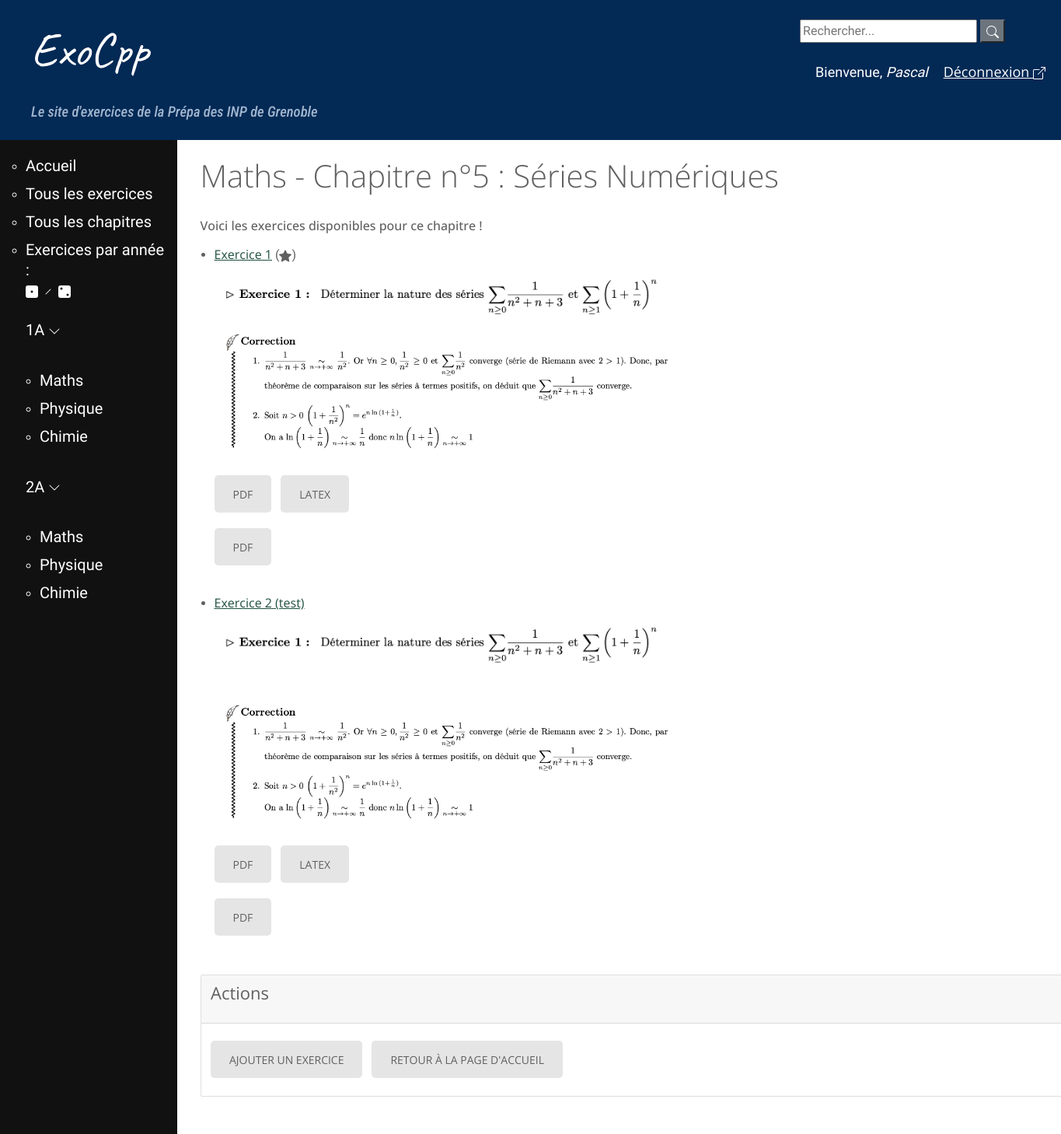
/chapitre/1 (signed in), run on an earlier commit of the app's database.
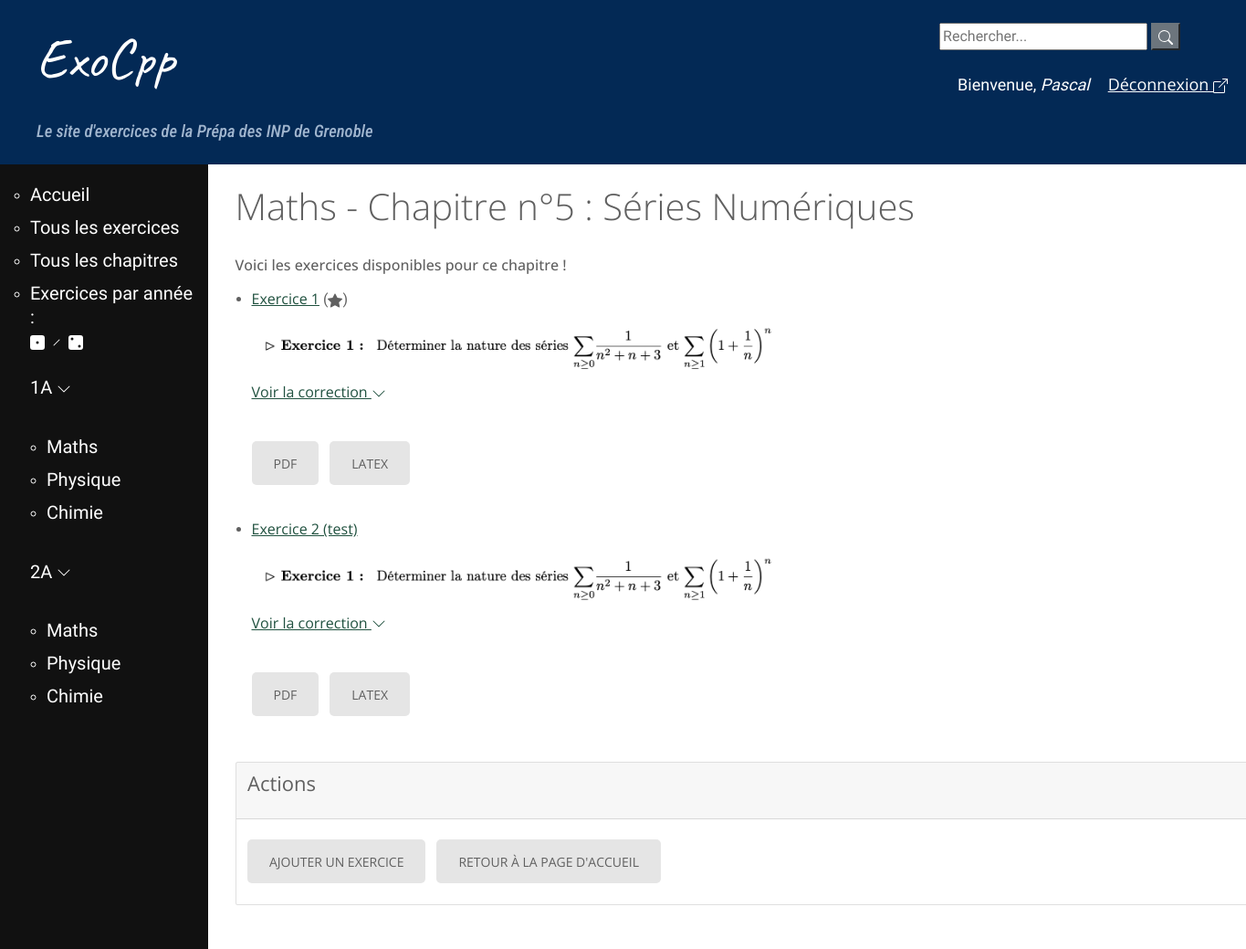
And on a later commit of the database.
### exo/models.py (models this page shows, shortened)
class Chapitre(models.Model):
    annee = models.CharField(max_length=2, choices = [('1A', 'Première année'),
        ('2A', 'Deuxième année')])
    matiere = models.CharField(max_length=40 , choices = MATIERES)
    nom = models.CharField(max_length=200, null=False, unique=True)
    numero = models.IntegerField(null=True, error_messages={"invalid_choice" : "Ce numéro de chapitre existe déjà."},
        help_text="Vous pouvez numéroter le chapitre/module \
        pour permettre un classement dans l'ordre du programme (recommandé, \
        la valeur par défaut est 1)", default=1, unique=True)

class Exercice(models.Model):
    nom = models.CharField(max_length=200, null=False)
    tags = TaggableManager()
    difficulte = models.IntegerField(null=True, choices = ((1, '*'), (2, '**'),
        (3, '***')))
    chapitre = models.ForeignKey(Chapitre, on_delete = models.CASCADE)
    provenance = models.CharField(max_length=200, default='')
    def get_absolute_url(self):
        return reverse('exercice-details', args=[str(self.id)])

class Fichier(models.Model):
    file = models.FileField(upload_to='')
    format = models.CharField(max_length = 2, choices = [('w', 'Document Word'),
        ('p', 'PDF'), ('t', 'LaTeX'), ('i', 'Image')])
    exercice = models.ForeignKey(Exercice, related_name = 'fichier',
        on_delete = models.CASCADE)
    created_date = models.DateTimeField(default=timezone.now)
    published_date = models.DateTimeField(blank=True, null=True)
    correction = models.CharField(max_length=3, choices = [('Oui', 'Oui'), ('Non', 'Non')], default='Non')
    def get_absolute_url(self):
        return reverse('edit_fichier', args=[str(self.id)])

### exo/views.py (the view)
# urls.py: path('chapitre/<int:chapitre_id>', views.chap_detail, name='chapitre-details'),
@login_required(login_url='login')
def chap_detail(request, chapitre_id):
	chapitre = get_object_or_404(Chapitre, pk = chapitre_id)
	return render(request, 'exo/chap_listexo.html', {'chapitre': chapitre,
	'exercices': Exercice.objects.filter(chapitre_id=chapitre_id),
	'fichiers' : Fichier.objects.all()})

### exo/templates/exo/chap_listexo.html (shortened to what this page needs)
{% extends "base_generic.html" %}
{% block content %}
	<h1>{{ chapitre.matiere }} - Chapitre n°{{chapitre.numero}} : {{ chapitre.nom }}</h1>
  	{% if exercices.count == 0 %}
	  		Aucun exercice ! Patientez un peu, ils arrivent bientôt :-)
    {% else %}
    <h6>Voici les exercices disponibles pour ce chapitre !</h6>
		{% endif %}
  	{% for exercice in exercices %}
    <ul>
      <li>
        {% if exercice.difficulte == null %}
        <a href="{{ exercice.get_absolute_url }}">{{ exercice.nom }}</a>
        {% for fichier in fichiers %}
            {% if fichier.exercice.chapitre == exercice.chapitre and fichier.correction == "Oui" %}
            <div id="correction">
        <a href="{{ fichier.file.url }}" >{{ "Voir la correction" }} {% include '../exo/icons/chevron-down.svg' %}</a><br/>
<br/>
            {% elif fichier.exercice.chapitre == exercice.chapitre and fichier.format == "p" %}
          <div class="d-grid gap-2 d-md-block">
              <a href="{{ fichier.file.url }}" class="btn btn-outline-light">{{ fichier.get_format_display }}</a>
            {% elif fichier.exercice.chapitre == exercice.chapitre and fichier.format == "t" %}
              <a href="{{ fichier.file.url }}" class="btn btn-outline-info">{{ fichier.get_format_display }}</a>
            </div>
            {% elif fichier.exercice.chapitre == exercice.chapitre and fichier.format == "i" %}
            <br/>
            <img src="{{ fichier.file.url }}" alt="énoncé" width="600">
            {% endif %}
          {% endfor %}
        {% elif exercice.difficulte == 1 %}
        <a href="{{ exercice.get_absolute_url }}">{{ exercice.nom }}</a> ({% include './icons/star-fill.svg'%})
        {% for fichier in fichiers %}
            {% if fichier.exercice.chapitre == exercice.chapitre and fichier.format == "p" %}
          <div class="d-grid gap-2 d-md-block">
            <span>
              <a href="{{ fichier.file.url }}" class="btn btn-outline-light">{{ fichier.get_format_display }}</a>
            {% elif fichier.exercice.chapitre == exercice.chapitre and fichier.format == "t" %}
              <a href="{{ fichier.file.url }}" class="btn btn-outline-info">{{ fichier.get_format_display }}</a>
              </span>
            </div>
            {% elif fichier.exercice.chapitre == exercice.chapitre and fichier.correction == "Oui" %}
            <div id="correction">
        <a href="{{ fichier.file.url }}" >{{ "Voir la correction" }} {% include '../exo/icons/chevron-down.svg' %}</a><br/>
<br/>
            {% elif fichier.exercice.chapitre == exercice.chapitre and fichier.format == "i" %}
            <img src="{{ fichier.file.url }}" alt="énoncé" width="600">
            {% endif %}
          {% endfor %}
        {% endif %}
      </li>
</ul>
    {% endfor %}
    <div class="card">
    <div class="card-header">
      <h4>Actions</h4>
    </div>
    <div class="card-body">
    <a href="{% url 'new_ex' %}" class="btn btn-outline-success btn-sm">Ajouter un exercice</a>
        <a href="{% url 'home' %}" class="btn btn-outline-secondary btn-sm">Retour à la page d'accueil</a>
    </div>
  </div>
{% endblock %}

### exo/templates/base_generic.html (shortened to what this page needs)
{% load static %}
<!DOCTYPE html>
<html lang="en">
<head>
  <link rel="stylesheet" href="https://stackpath.bootstrapcdn.com/bootstrap/4.1.3/css/bootstrap.min.css">
  <link rel="stylesheet" href="{% static 'css/styles.css' %}">
  <link rel="stylesheet" href="https://use.fontawesome.com/releases/v5.6.1/css/all.css">
<link rel='stylesheet' id='pretty-checkbx-css'  href='https://cdn.jsdelivr.net/npm/pretty-checkbox@3.0/dist/pretty-checkbox.min.css?ver=5.4.4' type='text/css' media='all' />
<link rel="stylesheet" type="text/css" href="{% static 'css/styles2.css' %}"/>
</head>
<body>
<div id="page">
<div id="bloc principal">
  <div class="page-header">
      <div class="wrapper col1">
        <div id="topbar">
          <div id="search">
            <form class="search" method=POST action="{% url 'search-chap' %}">
              <input class="barre-recherche" type="search" placeholder="Rechercher..." aria-label="Recherche" name="searched">
              <button class="btn-secondary" type="submit">{% include './exo/icons/search.svg'%}</button>
            </form>
            <br/>
            <span class="hello-msg">Bienvenue, <em>{{ request.user }}</em><a href="{% url 'logout' %}" class="hello-msg">Déconnexion {% include './exo/icons/box-arrow-up-right.svg'%}</a></span>
          </div>
        </div>
      </div>
      <div class="titre">
      <h1><a href="/">ExoCpp</a></h1>
      <h5>Le site d'exercices de la Prépa des INP de Grenoble</h5>
      </div>
  </div>
  <div class="container-fluid">
    <div class="row">
          <div class="col-sm-2">
          {% block sidebar %}
          <ul class="puces-navbar">
              <li><h4><a href="{% url 'home' %}">Accueil</a></h4></li>
              <li><h4><a href="{% url 'exercices' %}">Tous les exercices</a></h4></li>
              <li><h4><a href="{% url 'chapitres' %}">Tous les chapitres</a></h4></li>
              <li><h4><a href="{% url '1A' %}">Exercices par année :<br/>{% include './exo/icons/dice-1-fill.svg' %}</a> {% include './exo/icons/slash.svg' %} <a href="{% url '2A' %}">{% include './exo/icons/dice-2-fill.svg' %}</a></h4></li>
          {% endblock %}
          <div id="menu">
    <h4><a href="{% url '1A' %}">1A {% include './exo/icons/chevron-down.svg' %}</a></h4><br/>
    <ul class="puces-navbar">
        <li><h4><a href="{% url '1A-maths' %}">Maths</a></h4></li>
        <li><h4><a href="{% url '1A-physique' %}">Physique</a></h4></li>
        <li><h4><a href="{% url '1A-chimie' %}">Chimie</a></h4></li>
    </ul>
    <br/>
    <h4><a href="{% url '2A' %}">2A {% include './exo/icons/chevron-down.svg' %}</a></h4><br/>
    <ul class="puces-navbar">
        <li><h4><a href="{% url '2A-maths' %}">Maths</a></h4></li>
        <li><h4><a href="{% url '2A-physique' %}">Physique</a></h4></li>
        <li><h4><a href="{% url '2A-chimie' %}">Chimie</a></h4></li>
    </ul>
</div>
</ul>
      </div>
         <div class="col-sm-10">
            <div class="container">
              {% block content %}
              {% endblock %}
            </div>
            <br/>
            <br/>
         </div>
    </div>
  </div>
</div>
</div>
</body>
</html>

### exo/templates/exo/icons/dice-1-fill.svg
<svg xmlns="http://www.w3.org/2000/svg" width="16" height="16" fill="currentColor" class="bi bi-dice-1-fill" viewBox="0 0 16 16">
  <path d="M3 0a3 3 0 0 0-3 3v10a3 3 0 0 0 3 3h10a3 3 0 0 0 3-3V3a3 3 0 0 0-3-3H3zm5 9.5a1.5 1.5 0 1 1 0-3 1.5 1.5 0 0 1 0 3z"/>
</svg>

### exo/templates/exo/icons/slash.svg
<svg xmlns="http://www.w3.org/2000/svg" width="16" height="16" fill="currentColor" class="bi bi-slash" viewBox="0 0 16 16">
  <path d="M11.354 4.646a.5.5 0 0 1 0 .708l-6 6a.5.5 0 0 1-.708-.708l6-6a.5.5 0 0 1 .708 0z"/>
</svg>

### exo/templates/exo/icons/dice-2-fill.svg
<svg xmlns="http://www.w3.org/2000/svg" width="16" height="16" fill="currentColor" class="bi bi-dice-2-fill" viewBox="0 0 16 16">
  <path d="M0 3a3 3 0 0 1 3-3h10a3 3 0 0 1 3 3v10a3 3 0 0 1-3 3H3a3 3 0 0 1-3-3V3zm5.5 1a1.5 1.5 0 1 0-3 0 1.5 1.5 0 0 0 3 0zm6.5 9.5a1.5 1.5 0 1 0 0-3 1.5 1.5 0 0 0 0 3z"/>
</svg>

### exo/templates/exo/icons/chevron-down.svg
<svg xmlns="http://www.w3.org/2000/svg" width="16" height="16" fill="currentColor" class="bi bi-chevron-down" viewBox="0 0 16 16">
  <path fill-rule="evenodd" d="M1.646 4.646a.5.5 0 0 1 .708 0L8 10.293l5.646-5.647a.5.5 0 0 1 .708.708l-6 6a.5.5 0 0 1-.708 0l-6-6a.5.5 0 0 1 0-.708z"/>
</svg>

### exo/static/css/styles.css (style rules this page uses)
#menu { padding-top: 15px; margin-bottom: 0px; }
.page-header { height: 10%; min-height: 60px; background-color: #032955; margin-top: 0; padding: 10px 20px 20px 40px; }
.page-header h1, .page-header h1 a, .page-header h1 a:visited, .page-header h1 a:active { color: #ffffff; font-size: 54pt; text-decoration: none; }
h1 a, h2 a { color: #FFFFFF; font-family: 'Caveat', cursive; }
.page-header h5 { color: #A0B5CE; font-family: 'Caveat', cursive; }
h5 { color: #A0B5CE; font-size: 18pt; }
h4 a { color: #FFFFFF; font-family: 'Cuprum', sans-serif; }
.col-sm-2 { background-color: #111; padding-top: 20px }
.col-sm-2 h4, .col-sm-2 h4 a { color: #FFFFFF; font-size: 15pt; text-decoration: none; margin-bottom:10px; font-weight:400; font-style:normal; text-transform:none }
#topbar #search { height:45px; padding:15px 0;display:block; float:right; }
.puces-navbar { list-style: circle; color: white; }
.titre h1 a { color: #FFFFFF; font-size: 46pt; text-decoration: none; font-weight:400; font-style:normal; text-transform:none }
.titre h5 { font-size: 14pt; text-decoration: none; margin-bottom:4px; font-weight:500; font-style:italic; text-transform:none; font-family: 'Roboto Condensed', sans-serif; }
html, body { height: 100% }
#page { min-height: 100%; position: relative; }
.col-sm-10 { padding-top: 20px; }
h6 { line-height: 50%; }
.card { margin-top: 40px; }

### exo/templates/base_generic.html (style rules this page uses)
a, a:hover { color: #20513f; }
h1, h2, h3, h4, h5, h6, .h1, .h2, .product-info .product_title, .product-info .price, .h3, .h4, .h5, .h6 { font-family: 'Open Sans', Helvetica, Arial, sans-serif; }
a { font-family: 'Open Sans', Helvetica, Arial, sans-serif; }
.btn, .back-btn, .btn-primary, .add-to-cart em, .add-to-cart, .done-btn, .search-btn, .single-post article label+input[type="submit"], .single_add_to_cart_button,.button { font-family: 'Open Sans', Helvetica, Arial, sans-serif; }
.hello-msg { font-size: 18px; color: #fff; margin-left: 20px; }

What changed in the data, as far as the page shows it:
removed Fichier: format "PDF"
changed Fichier (number 2 of 4 on the later page): correction "Non" → "Oui" (drawn); value (not shown) → "Voir la correction"; file: picture removed
